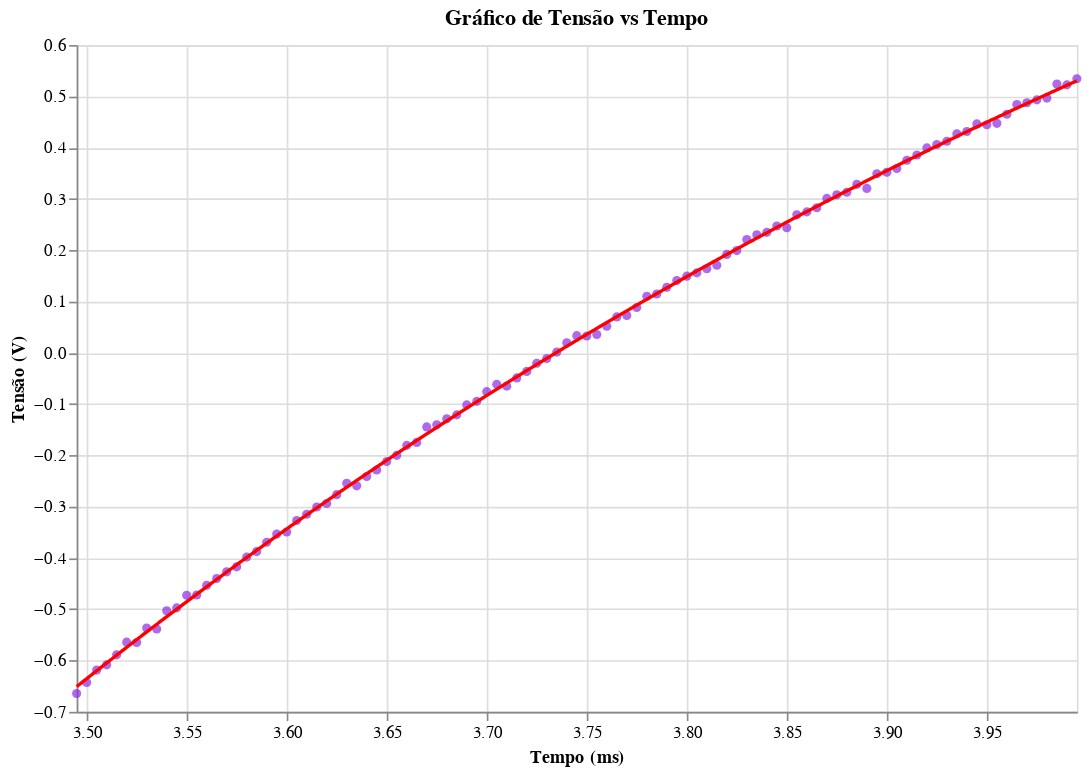

This figure's notebook cell:
### Markdown cell above
Para isso temos a funçao `slicing_data` do módulo `ajuste`, que filtra a partir de um DataFrame e o intervalo anterior que achamos.

Tendo o dado filtrado podemos facilmente executar a regressão

### Code cell
dado_sub = aj.slicing_data(data,interval,ascending=True) #Dados filtrados

dado_sub_regres, b, cov = aj.regres_exp(dado_sub) #Dados da regressão e o parâmetro b

(aj.data_x_regression(dado_sub,dado_sub_regres)).display() #Gráfico

tal_sb = 1/(b*1000) # Tal é medido em segundos então precisamos ajustar o parâmetro b

### Figure 1 — Vega-Lite specification as saved in the notebook (floating-point values rounded to 4 significant figures; data arrays with more than 128 entries replaced by an {"elided": "..."} marker saying what was removed)
{"config": {"view": {"continuousWidth": 300, "continuousHeight": 300}}, "layer": [{"data": {"name": "data-13d011b6b875edeaacfa246be09b9a55"}, "mark": {"type": "circle", "color": "blueviolet"}, "encoding": {"x": {"field": "Time", "scale": {"domain": [3.495, 3.995]}, "title": "Tempo (ms)", "type": "quantitative"}, "y": {"field": "U_b", "title": "Tensão (V)", "type": "quantitative"}}, "title": "Gráfico de Tensão vs Tempo"}, {"data": {"name": "data-040e15f872aeff30a94fc33067de7b6e"}, "mark": {"type": "line", "color": "red"}, "encoding": {"x": {"field": "Time", "scale": {"domain": [3.495, 3.995]}, "title": "Tempo (ms)", "type": "quantitative"}, "y": {"field": "U_b", "title": "Tensão (V)", "type": "quantitative"}}, "title": "Gráfico de Tensão vs Tempo"}], "height": 400, "width": 600, "$schema": "https://vega.github.io/schema/vega-lite/v5.20.1.json", "datasets": {"data-13d011b6b875edeaacfa246be09b9a55": [{"Time": 3.495, "U_b": -0.6644}, {"Time": 3.5, "U_b": -0.6427}, {"Time": 3.505, "U_b": -0.6187}, {"Time": 3.51, "U_b": -0.6084}, {"Time": 3.515, "U_b": -0.5889}, {"Time": 3.52, "U_b": -0.5643}, {"Time": 3.525, "U_b": -0.5649}, {"Time": 3.53, "U_b": -0.5368}, {"Time": 3.535, "U_b": -0.5385}, {"Time": 3.54, "U_b": -0.5031}, {"Time": 3.545, "U_b": -0.4973}, {"Time": 3.55, "U_b": -0.4728}, {"Time": 3.555, "U_b": -0.4723}, {"Time": 3.56, "U_b": -0.4533}, {"Time": 3.565, "U_b": -0.4403}, {"Time": 3.57, "U_b": -0.4271}, {"Time": 3.575, "U_b": -0.4173}, {"Time": 3.58, "U_b": -0.3984}, {"Time": 3.585, "U_b": -0.3876}, {"Time": 3.59, "U_b": -0.3693}, {"Time": 3.595, "U_b": -0.3533}, {"Time": 3.6, "U_b": -0.3493}, {"Time": 3.605, "U_b": -0.3269}, {"Time": 3.61, "U_b": -0.3149}, {"Time": 3.615, "U_b": -0.3007}, {"Time": 3.62, "U_b": -0.2939}, {"Time": 3.625, "U_b": -0.2767}, {"Time": 3.63, "U_b": -0.2544}, {"Time": 3.635, "U_b": -0.2595}, {"Time": 3.64, "U_b": -0.2412}, {"Time": 3.645, "U_b": -0.2287}, {"Time": 3.65, "U_b": -0.212}, {"Time": 3.655, "U_b": -0.2}, {"Time": 3.66, "U_b": -0.1805}, {"Time": 3.665, "U_b": -0.1748}, {"Time": 3.67, "U_b": -0.1445}, {"Time": 3.675, "U_b": -0.1405}, {"Time": 3.68, "U_b": -0.1285}, {"Time": 3.685, "U_b": -0.1211}, {"Time": 3.69, "U_b": -0.1016}, {"Time": 3.695, "U_b": -0.0948}, {"Time": 3.7, "U_b": -0.07587}, {"Time": 3.705, "U_b": -0.0616}, {"Time": 3.71, "U_b": -0.06507}, {"Time": 3.715, "U_b": -0.04907}, {"Time": 3.72, "U_b": -0.0364}, {"Time": 3.725, "U_b": -0.0204}, {"Time": 3.73, "U_b": -0.01133}, {"Time": 3.735, "U_b": 0.001333}, {"Time": 3.74, "U_b": 0.0196}, {"Time": 3.745, "U_b": 0.03333}, {"Time": 3.75, "U_b": 0.03267}, {"Time": 3.755, "U_b": 0.0356}, {"Time": 3.76, "U_b": 0.0516}, {"Time": 3.765, "U_b": 0.06987}, {"Time": 3.77, "U_b": 0.0728}, {"Time": 3.775, "U_b": 0.08827}, {"Time": 3.78, "U_b": 0.11}, {"Time": 3.785, "U_b": 0.1145}, {"Time": 3.79, "U_b": 0.1276}, {"Time": 3.795, "U_b": 0.1408}, {"Time": 3.8, "U_b": 0.1493}, {"Time": 3.805, "U_b": 0.1557}, {"Time": 3.81, "U_b": 0.1637}, {"Time": 3.815, "U_b": 0.1705}, {"Time": 3.82, "U_b": 0.1917}, {"Time": 3.825, "U_b": 0.1992}, {"Time": 3.83, "U_b": 0.2209}, {"Time": 3.835, "U_b": 0.23}, {"Time": 3.84, "U_b": 0.2347}, {"Time": 3.845, "U_b": 0.2472}, {"Time": 3.85, "U_b": 0.2437}, {"Time": 3.855, "U_b": 0.2689}, {"Time": 3.86, "U_b": 0.2747}, {"Time": 3.865, "U_b": 0.2827}, {"Time": 3.87, "U_b": 0.3009}, {"Time": 3.875, "U_b": 0.3079}, {"Time": 3.88, "U_b": 0.3129}, {"Time": 3.885, "U_b": 0.3284}, {"Time": 3.89, "U_b": 0.3204}, {"Time": 3.895, "U_b": 0.3489}, {"Time": 3.9, "U_b": 0.3519}, {"Time": 3.905, "U_b": 0.3593}, {"Time": 3.91, "U_b": 0.3753}, {"Time": 3.915, "U_b": 0.3856}, {"Time": 3.92, "U_b": 0.3993}, {"Time": 3.925, "U_b": 0.4061}, {"Time": 3.93, "U_b": 0.4124}, {"Time": 3.935, "U_b": 0.4268}, {"Time": 3.94, "U_b": 0.4313}, {"Time": 3.945, "U_b": 0.4461}, {"Time": 3.95, "U_b": 0.4445}, {"Time": 3.955, "U_b": 0.4473}, {"Time": 3.96, "U_b": 0.4651}, {"Time": 3.965, "U_b": 0.484}, {"Time": 3.97, "U_b": 0.4873}, {"Time": 3.975, "U_b": 0.4931}, {"Time": 3.98, "U_b": 0.4965}, {"Time": 3.985, "U_b": 0.524}, {"Time": 3.99, "U_b": 0.5223}, {"Time": 3.995, "U_b": 0.5343}], "data-040e15f872aeff30a94fc33067de7b6e": {"elided": "1000 records"}}}
